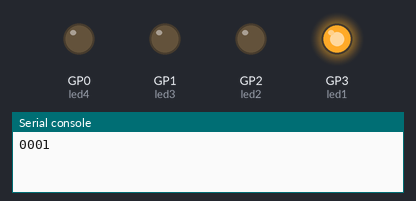
The program below on a simulated Raspberry Pi Pico running MicroPython. Shown: output pins drawn as LEDs (lit = HIGH), the last lines printed to the serial console.

Above: at 0.3 s.
At 1.8 s:
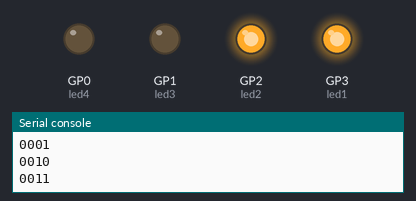
At 3.3 s:
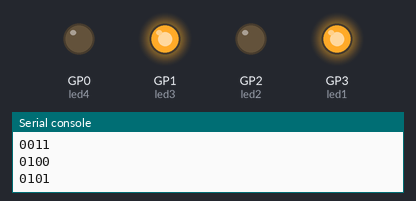
At 7.1 s:
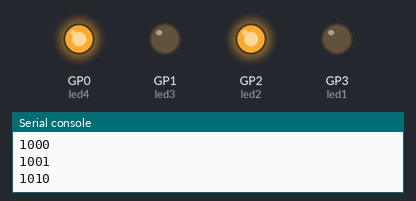
At 10.8 s:
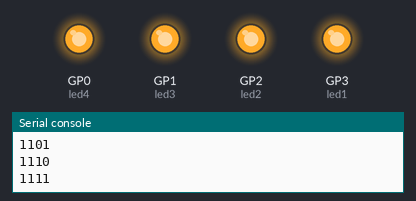
At 14.6 s:
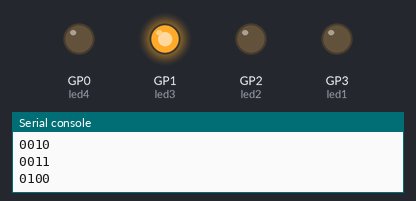
Timing chart, 0 to 15.7 s (numbered marks = the images above):
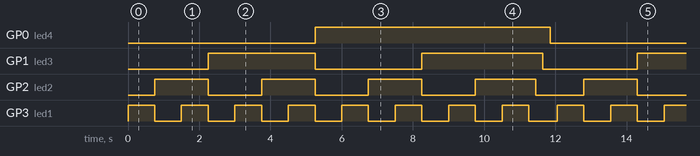

The program:

Bin.main.py
```python
import machine
import utime

led1 = machine.Pin(3, machine.Pin.OUT)
led2 = machine.Pin(2, machine.Pin.OUT)
led3 = machine.Pin(1, machine.Pin.OUT)
led4 = machine.Pin(0, machine.Pin.OUT)
LEDs = [led1, led2, led3, led4]
delay = 0.75

def alloff():
    i = 0
    for x in LEDs:
            x.low()
            utime.sleep(0.2)
def stage1():
    led1.high()
    led2.low()
    led3.low()
    led4.low()
    print("0001")

def stage2():
    led1.low()
    led2.high()
    led3.low()
    led4.low()
    print("0010")

def stage3():
    led1.high()
    led2.high()
    led3.low()
    led4.low()
    print("0011")

def stage4():
    led1.low()
    led2.low()
    led3.high()
    led4.low()
    print("0100")

def stage5():
    led1.high()
    led2.low()
    led3.high()
    led4.low()
    print("0101")

def stage6():
    led1.low()
    led2.high()
    led3.high()
    led4.low()
    print("0110")

def stage7():
    led1.high()
    led2.high()
    led3.high()
    led4.low()
    print("0111")

def stage8():
    led1.low()
    led2.low()
    led3.low()
    led4.high()
    print("1000")

def stage9():
    led1.high()
    led2.low()
    led3.low()
    led4.high()
    print("1001")

def stage10():
    led1.low()
    led2.high()
    led3.low()
    led4.high()
    print("1010")

def stage11():
    led1.high()
    led2.high()
    led3.low()
    led4.high()
    print("1011")

def stage12():
    led1.low()
    led2.low()
    led3.high()
    led4.high()
    print("1100")

def stage13():
    led1.high()
    led2.low()
    led3.high()
    led4.high()
    print("1101")

def stage14():
    led1.low()
    led2.high()
    led3.high()
    led4.high()
    print("1110")

def stage15():
    led1.high()
    led2.high()
    led3.high()
    led4.high()
    print("1111")

while True:
    stage1()
    utime.sleep(delay)
    stage2()
    utime.sleep(delay)
    stage3()
    utime.sleep(delay)
    stage4()
    utime.sleep(delay)
    stage5()
    utime.sleep(delay)
    stage6()
    utime.sleep(delay)
    stage7()
    utime.sleep(delay)
    stage8()
    utime.sleep(delay)
    stage9()
    utime.sleep(delay)
    stage10()
    utime.sleep(delay)
    stage11()
    utime.sleep(delay)
    stage12()
    utime.sleep(delay)
    stage13()
    utime.sleep(delay)
    stage14()
    utime.sleep(delay)
    stage15()
    utime.sleep(delay)
    alloff()
```

Measured:
- by itself, GP0 (led4): alternates HIGH for 6.6 s and LOW for 5.5 s
- by itself, GP1 (led3): alternates HIGH for 3.2 s and LOW for 2.8 s
- by itself, GP2 (led2): alternates HIGH for 1.5 s and LOW for 1.5 s
- by itself, GP3 (led1): alternates HIGH for 0.75 s and LOW for 0.75 s
